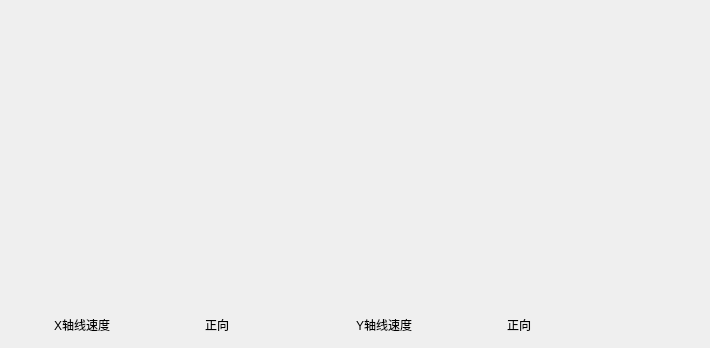
          <widget class="QWidget" name="tab_2">
           <attribute name="title">
            <string>页</string>
           </attribute>
           <layout class="QVBoxLayout" name="verticalLayout_17">
            <item>
             <widget class="QWidget" name="widget_4" native="true">
              <layout class="QHBoxLayout" name="horizontalLayout_16">
               <property name="spacing">
                <number>2</number>
               </property>
               <property name="leftMargin">
                <number>3</number>
               </property>
               <property name="topMargin">
                <number>3</number>
               </property>
               <property name="rightMargin">
                <number>3</number>
               </property>
               <property name="bottomMargin">
                <number>3</number>
               </property>
               <item>
                <spacer name="horizontalSpacer_5">
                 <property name="orientation">
                  <enum>Qt::Horizontal</enum>
                 </property>
                 <property name="sizeType">
                  <enum>QSizePolicy::Maximum</enum>
                 </property>
                 <property name="sizeHint" stdset="0">
                  <size>
                   <width>40</width>
                   <height>20</height>
                  </size>
                 </property>
                </spacer>
               </item>
               <item>
                <layout class="QGridLayout" name="gridLayout">
                 <item row="0" column="0" colspan="2" alignment="Qt::AlignHCenter">
                  <widget class="QWidget" name="widget_speed_x" native="true">
                   <property name="minimumSize">
                    <size>
                     <width>300</width>
                     <height>300</height>
                    </size>
                   </property>
                  </widget>
                 </item>
                 <item row="1" column="1">
                  <widget class="QLabel" name="label_dir_x">
                   <property name="text">
                    <string>正向</string>
                   </property>
                  </widget>
                 </item>
                 <item row="1" column="0">
                  <widget class="QLabel" name="label_6">
                   <property name="text">
                    <string>X轴线速度</string>
                   </property>
                  </widget>
                 </item>
                 <item row="0" column="2" colspan="2" alignment="Qt::AlignHCenter">
                  <widget class="QWidget" name="widget_speed_y" native="true">
                   <property name="minimumSize">
                    <size>
                     <width>300</width>
                     <height>300</height>
                    </size>
                   </property>
                  </widget>
                 </item>
                 <item row="1" column="2">
                  <widget class="QLabel" name="label_7">
                   <property name="text">
                    <string>Y轴线速度</string>
                   </property>
                  </widget>
                 </item>
                 <item row="1" column="3">
                  <widget class="QLabel" name="label_dir_y">
                   <property name="text">
                    <string>正向</string>
                   </property>
                  </widget>
                 </item>
                </layout>
               </item>
               <item>
                <spacer name="horizontalSpacer_6">
                 <property name="orientation">
                  <enum>Qt::Horizontal</enum>
                 </property>
                 <property name="sizeType">
                  <enum>QSizePolicy::Maximum</enum>
                 </property>
                 <property name="sizeHint" stdset="0">
                  <size>
                   <width>40</width>
                   <height>20</height>
                  </size>
                 </property>
                </spacer>
               </item>
              </layout>
             </widget>
            </item>
           </layout>
          </widget>
